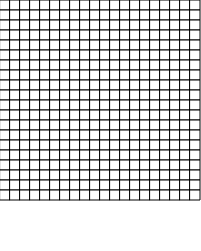
Frame 1 (no input)
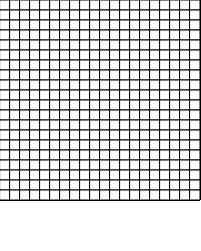
Frame 60 (no input)
Frame 120 (the mouse pressed at the canvas centre since frame 60): identical to frame 60, image omitted

The p5.js sketch that drew these frames (run headless with seeded random() and noise() and a simulated clock; from frame 60 on, the mouse is pressed at the canvas centre):

// p5.js sketch
// ── sketch.js
var cells=[];
var rows=20;
var columns=20;
var mines=50;
function setup(){
    createCanvas(201,251);
    for(var i=0;i<rows;i++){
        cells[i]=[];
        for(var j=0;j<columns;j++){
            cells[i].push(new Cell(i,j));
        }
    }
    var options=[];
    for(var i=0;i<rows;i++){
        for(var j=0;j<columns;j++){
            options.push([i,j]);
        }
    }
    for(var i=0;i<mines;i++){
        var temp=floor(random(options.length));
        cells[options[temp][0]][options[temp][1]].mine=true;
        options.slice(temp,1);
    }
    for(var i=0;i<rows;i++){
        for(var j=0;j<columns;j++){
            var mineCount=0;
            for(var xoff=-1;xoff<=1;xoff++){
                for(var yoff=-1;yoff<=1;yoff++){
                    var indexi=i+xoff;
                    var indexj=j+yoff;
                    if(indexi>=0 && indexi<rows && indexj>=0 && indexj<columns){
                        if(cells[indexi][indexj].mine){
                            mineCount++;
                        }
                    }
                }   
            }
            cells[i][j].neighbourMine=mineCount;
        }
    }
}
function draw(){
    // background(0);
    for(var i=0;i<rows;i++){
        for(var j=0;j<columns;j++){
            cells[i][j].show();
        }
    }
    winCheck();
}
function keyPressed(){
    if(keyCode=32){
        // when space bar is pressed;
        var x=mouseX;
        var y=mouseY;
        for(var i=0;i<rows;i++){
            for(var j=0;j<columns;j++){
                if(x>cells[i][j].x && x<cells[i][j].x+cells[i][j].width && y>cells[i][j].y && y<cells[i][j].y+cells[i][j].width){
                    cells[i][j].flaged=!cells[i][j].flaged
                }
            }
        }
    }
}
function winCheck(){
    var count=0;
    for(var i=0;i<rows;i++){
        for(var j=0;j<columns;j++){
            if(cells[i][j].revealed)
                count++;
        }
    }
    if(count==400-mines){    
        fill(0,255,0);
        textSize(35);
        text("Won",0,232);
        for(var i=0;i<rows;i++){
            for(var j=0;j<columns;j++){
                if(cells[i][j].mine){
                    fill(0,255,0);
                    ellipse(cells[i][j].x+5,cells[i][j].y+5,6,6);
                }
            }
        }
    }
}
function revealAll(){
    for(var i=0;i<rows;i++){
        for(var j=0;j<columns;j++){
            cells[i][j].revealed=true;
        }
    }
    fill(255,0,0);
    textSize(35);
    text("Game Over!!!",0,232);
}
function mousePressed(){
    var x=mouseX;
    var y=mouseY;
    for(var i=0;i<rows;i++){
        for(var j=0;j<columns;j++){
            if(x>cells[i][j].x && x<cells[i][j].x+cells[i][j].width && y>cells[i][j].y && y<cells[i][j].y+cells[i][j].width){
                cells[i][j].revealed=true;
                if(cells[i][j].mine){
                    // game over
                    revealAll();
                }
                if(cells[i][j].neighbourMine==0 && !cells[i][j].mine){
                    cells[i][j].exploreNeighbour(cells);
                    return;
                }
            }
        }
    }
}
// ── cell.js
class Cell{
    constructor(i,j){
        this.i=i;
        this.j=j;
        this.width=10;
        this.x=j*this.width;
        this.y=i*this.width;
        this.revealed=false;
        this.mine=false;
        this.neighbourMine=0;
    }
    show(){
        fill(255);
        rect(this.x,this.y,this.width,this.width);
        if(this.revealed){
            if(this.mine){
                fill(255,0,0);
                ellipse(this.x+5,this.y+5,6,6);
            }
            else{
                if(this.neighbourMine==0){
                    fill(100);
                    rect(this.x,this.y,this.width,this.width);
                }
                else{
                    fill(0);
                    textSize(10);        
                    text(this.neighbourMine,this.x+3,this.y+9);
                }
            }
        }
    }
    exploreNeighbour(cells){
        for(var xoff=-1;xoff<=1;xoff++){
            for(var yoff=-1;yoff<=1;yoff++){
                var indexi=this.i+xoff;
                var indexj=this.j+yoff;
                if(indexi>=0 && indexi<rows && indexj>=0 && indexj<columns){
                    if(!cells[indexi][indexj].revealed && !cells[indexi][indexj].mine){
                        cells[indexi][indexj].revealed=true;
                        if(cells[indexi][indexj].neighbourMine==0)
                            cells[indexi][indexj].exploreNeighbour(cells);
                    }
                }
            }
        }
    }
}
